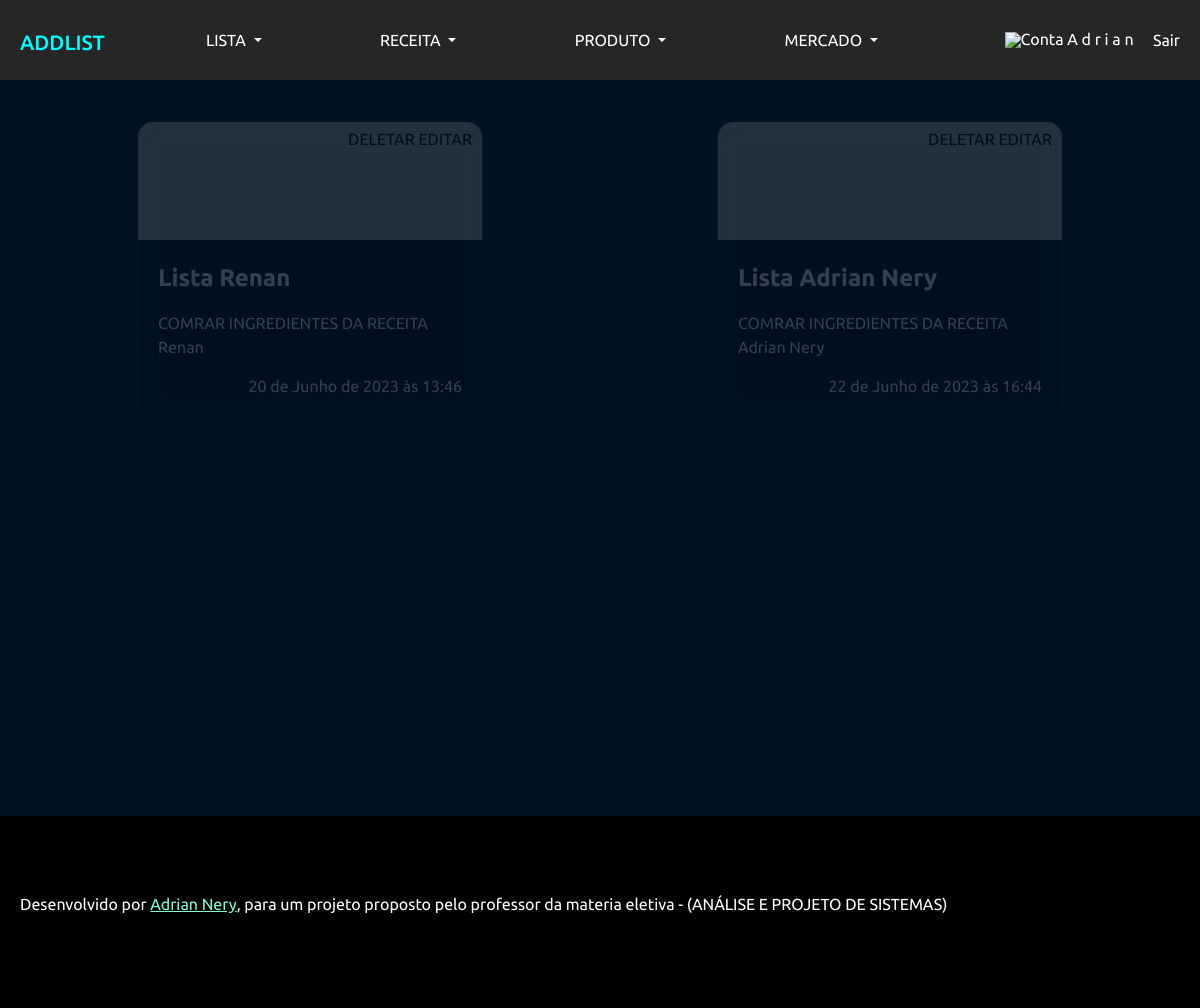
/addlist (signed in), run on the app's committed database.
### Weblist/models.py (models this page shows, shortened)
class Lista(models.Model):
    nome = models.CharField(max_length=45, default='')
    descricao = models.TextField(max_length=520, blank=True, null=True)
    data = models.DateTimeField(auto_created=True, auto_now_add=True)
    idUser = models.ForeignKey(User, on_delete=models.CASCADE)
    idproduto = models.ManyToManyField(Produto)

### Weblist/views.py (the view)
# urls.py: path('addlist', page_home, name='home'),
def page_home(request):
	if request.user.is_authenticated:
		iduser = request.user.id
		user = User.objects.get(id = iduser)
		lista = []
		for i in user.username:
			lista.append(i)
		try:
			space = lista.index(' ')
			user = " ".join(lista[0:space])
		except:
			pass
		listas = Lista.objects.filter(idUser = iduser)
		context = {
			"listas": listas,
			"usuario": user,
		}
		return render(request,"home/home.html", context)
	else:
		return HttpResponse('VOCÊ NÃO ESTÁ LOGADO, FAÇA O LOGIN PARA TER ACESSO A ESTÁ PAGINA')

### Weblist/templates/home/home.html (shortened to what this page needs)
{% extends 'base.html' %}
{% load static %}
{% block style %}
        <link rel="stylesheet" href="{% static 'styles/home/main.css' %}">
{% endblock %}
{% block body %}
<div class="mainpage">
    <ul>
        {% if listas %}
        {% for lista in listas %}
        <li class="container-lista">
            <div class="btns">
                <a href="{% url 'remover_lista' lista.id %}">DELETAR</a>
                <a href="{% url 'page_editar_lista' lista.id %}">EDITAR</a>
            </div>
            <a href="{% url 'lista_id' lista.id %}" style="text-decoration: none;">
                <div class="list-head" style="text-decoration: none;">
                </div>
                <div class="list-body">
                    <div class="titulo-lista">
                        {{ lista.nome }}
                    </div>
                    <div class="desc-lista">
                        {{ lista.descricao }}
                    </div>
                    <div class="data-lista">
                        {{ lista.data }}
                    </div>
                </div>
            </a>
        </li>
       {% endfor %}
       {% endif %}
    </ul>
</div>
{% endblock %}

### static/styles/modelobase.css (style rules this page uses)
* { list-style: none; text-decoration: none; margin: 0; padding: 0; box-sizing: border-box; font-family: 'Ubuntu', sans-serif; text-decoration: none; color: #fff; font-size: 1rem; }
body { background-color: rgb(0, 17, 33); }

### static/styles/home/main.css (style rules this page uses)
.mainpage { min-height: 90vh; }
.mainpage>ul { width: 100%; padding: 20px; display: flex; justify-content: space-around; flex-flow: wrap; min-height: 90vh; }
.mainpage>ul>li { max-width: 30%; margin: 20px 10px; height: 300px; background-color: transparent; border-radius: 20px; border: 2px solid rgba(53, 47, 47, 0.6); backdrop-filter: blur(15px); opacity: 0.2; transition: .5s; }
.btns { position: relative; float: right; margin-right: 10px; margin-top: 5px; }
.btns>a { text-decoration: none; color: black; }
.mainpage>ul>li>a>.list-head { width: 100%; height: 40%; background-color: rgb(179, 179, 179); border-radius: 15px 15px 0 0; }
.mainpage>ul>li>a>.list-body { width: 100%; height: 60%; padding: 20px; display: flex; flex-direction: column; justify-content: space-between; }
.mainpage>ul>li>a>.list-body>.titulo-lista { text-transform: capitalize; font-size: 1.5rem; font-weight: bold; }
.mainpage>ul>li>a>.list-body>.desc-lista { overflow: hidden; text-overflow: ellipsis; display: -webkit-box; -webkit-line-clamp: 3; -webkit-box-orient: vertical; }
.data-lista { width: 100%; display: flex; justify-content: right; }

### data on the page
Lista: nome "Lista Renan", descricao "COMRAR INGREDIENTES DA RECEITA Renan", data "20 de Junho de 2023 às 13:46"
Lista: nome "Lista Adrian Nery", descricao "COMRAR INGREDIENTES DA RECEITA Adrian Nery", data "22 de Junho de 2023 às 16:44"

### other printed values
{{ usuario }} "A d r i a n"
